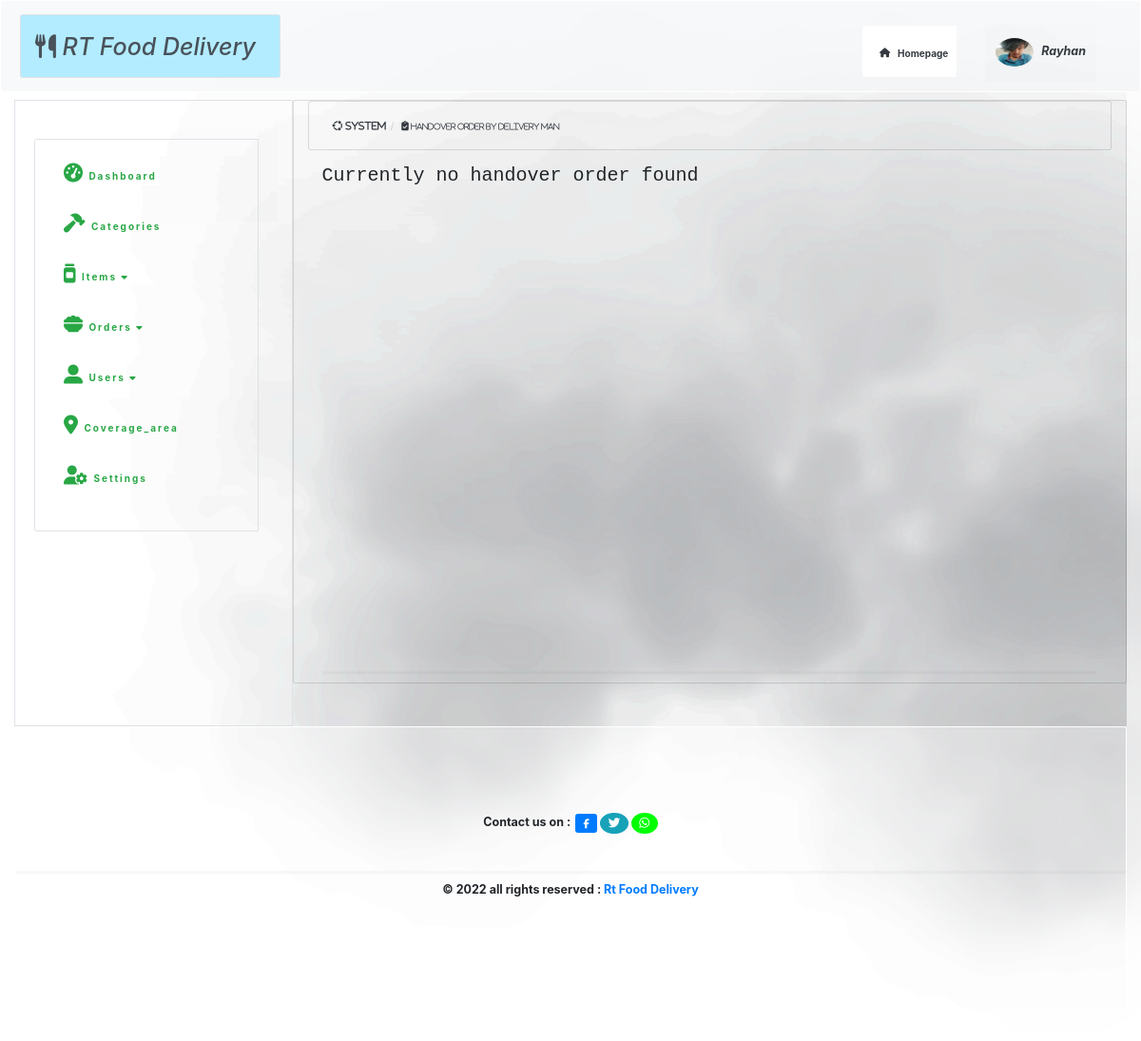
/admin/hanover_order_by_d_man.php (signed in), run on an earlier commit of the app's database.
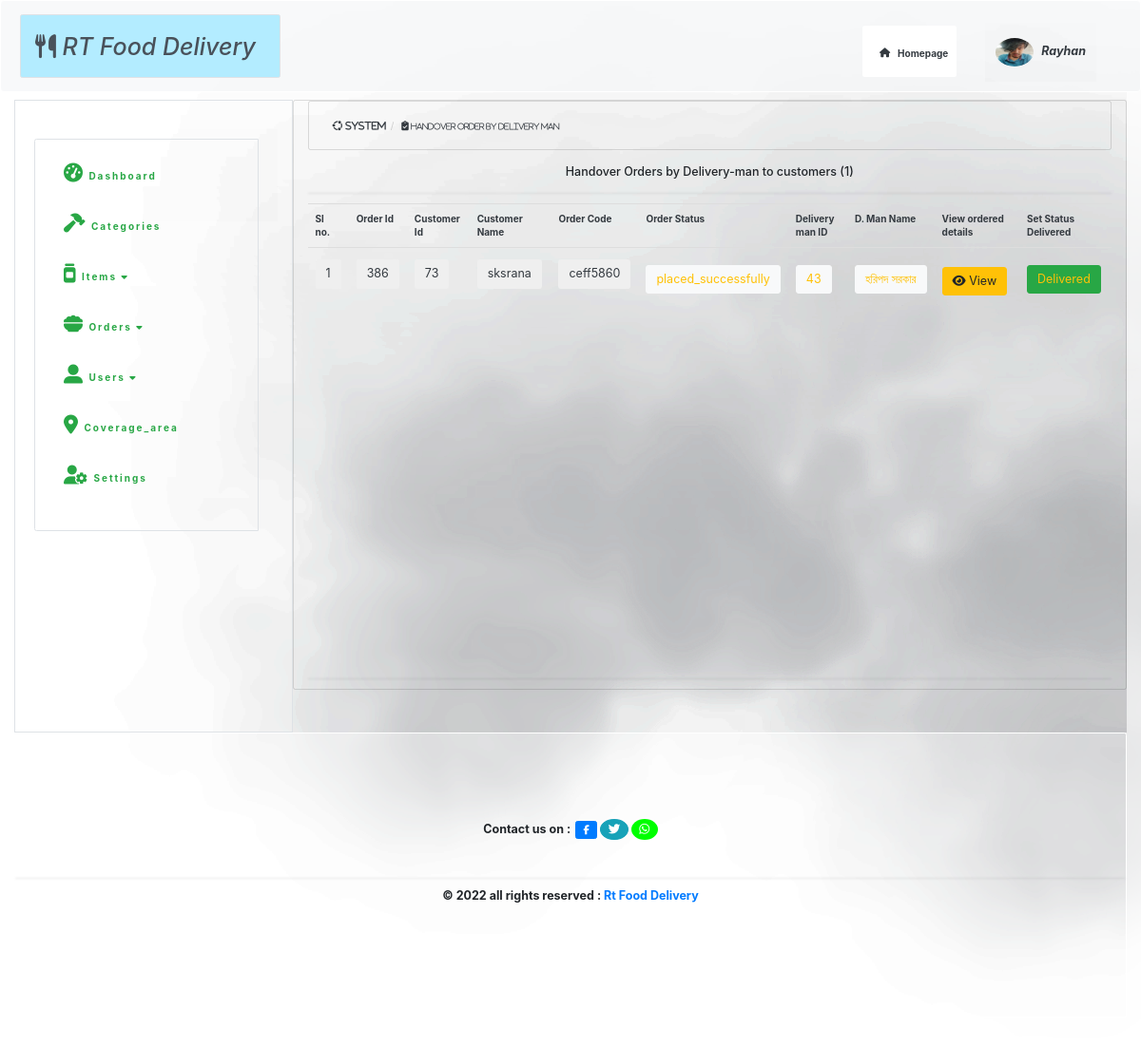
And on a later commit of the database.
### tables this page shows
CREATE TABLE `confirm_order` (
  `confirm_order_id` int(255) NOT NULL,
  `user_id` int(255) NOT NULL,
  `order_code` varchar(255) NOT NULL,
  `total_money` int(200) NOT NULL,
  `order_status` varchar(20) NOT NULL,
  `delivery_man_id` varchar(13) NOT NULL,
  `order_processed_by` int(255) NOT NULL,
  `order_date` date DEFAULT NULL,
  `order_time` varchar(255) DEFAULT NULL,
  `delivered_time` varchar(255) NOT NULL
);

CREATE TABLE `users` (
  `user_id` int(11) NOT NULL,
  `first_name` varchar(32) NOT NULL,
  `last_name` varchar(32) NOT NULL,
  `username` varchar(32) NOT NULL,
  `mobile_number` int(11) NOT NULL,
  `email` varchar(255) NOT NULL,
  `user_image` text NOT NULL,
  `house_no` int(255) NOT NULL,
  `street` varchar(255) NOT NULL,
  `city` varchar(20) NOT NULL,
  `password` varchar(255) NOT NULL,
  `user_role` varchar(20) NOT NULL,
  `pass_proteect` varchar(255) NOT NULL DEFAULT '$2y$10$iusesomecrazystrings22',
  `token` varchar(255) NOT NULL,
  `status` varchar(20) NOT NULL
);

### include/function.php (called while the page is built, shortened)
<?php include "db.php" ;
?>
<?php
function connection($query){
    global $connect;
    return mysqli_query($connect,$query);
}
  ?>

### admin/hanover_order_by_d_man.php (the view, shortened to what the changed rows need)
<?php include "./admin_page/header.php" ;
?>
    <div id="wrapper" class="background ">
        <div id="page-wrapper" class="background">
                <?php include "./admin_page/navigation.php" ?>
                <div class="container-fluid  background">
                        <div class="row bg-transparent">
                            <div class="col-lg-12 card bg-transparent">
                                            <div class="card container-fluid bg-transparent">
                                                                                <ol class="breadcrumb pl-auto bg-transparent mt-3">
                                                                                </ol>
                                            </div>
                                                                            <br>
                                                    <?php
                                                    if(!isset($_GET['source'])){ ?>
                                                                         <?php
                                                                $rul ="SELECT * FROM confirm_order WHERE  order_status='placed_successfully'";
                                                                $iko =mysqli_query($connect,$rul) ;
                                                                $numberta=mysqli_num_rows($iko);
                                                                if($numberta > 0){?>
                                                                                <h5 class="text-center">Handover Orders by Delivery-man  to customers (<?php echo $numberta; ?>) </h5>
                                                                    <table class="table table-hover border-bottom-3 table-borderless container-fluid bg-transparent">
                                                                        <tr class="text-dark">
                                                                        <th>Sl no.</th>
                                                                        <th>Order Id</th>
                                                                        <th>Customer Id</th>
                                                                        <th>Customer Name</th>
                                                                        <th>Order Code</th>
                                                                        <th>Order Status</th>
                                                                        <th>Delivery man ID</th>
                                                                        <th>D. Man Name</th>
                                                                        <th>View  ordered details</th>
                                                                        <th class="">Set Status Delivered</th>
                                                                        </tr>
                                                                        <tbody>
                                                                    <?php   $count =1;
                                                                            while($okkty=mysqli_fetch_assoc($iko)){
                                                                            $cconfirm_order_id =  $okkty['confirm_order_id'];
                                                                            $oorder_code =  $okkty['order_code'];
                                                                            $ddelivery_man_id =  $okkty['delivery_man_id'];
                                                                            $oorder_status =  $okkty['order_status'];
                                                                            $uuserr_id =  $okkty['user_id'];
                                                                            $lll="SELECT * FROM users WHERE user_id='$uuserr_id'";
                                                                            $kkk=connection($lll);
                                                                            while($jjj=mysqli_fetch_assoc($kkk)){
                                                                                $usernamee =$jjj['username'];
                                                                            }
                                                                        echo "<tr>" ;
                                                                        echo "<td class='mt-3 pt-3 font-weight-bolder text-dark' style='font-size: 23px'><button class='btn btn-lg'>{$count}</button></td>";
                                                                        echo "<td class='mt-3 pt-3 font-weight-bolder text-dark' style='font-size: 23px'><button class='btn btn-lg'>{$cconfirm_order_id}</button></td>";
                                                                        echo "<td class='mt-3 pt-3 font-weight-bolder text-dark' style='font-size: 23px'><button class='btn btn-lg'>{$uuserr_id}</button></td>";
                                                                        echo "<td class='mt-3 pt-3 font-weight-bolder text-dark' style='font-size: 23px'><button class='btn btn-lg'>$usernamee</button></td>";
                                                                        echo "<td class='mt-3 pt-3 font-weight-bolder text-dark' style='font-size: 23px'><button class='btn btn-lg'>{$oorder_code}</button></td>";
                                                                        echo "<td class='text-left'><a class='mt-3 btn text-warning btn-lg btn-light pt-2' href=''>{$oorder_status}</a></td>";
                                                                        echo "<td class='text-left'><a class='mt-3 btn text-warning btn-lg btn-light pt-2' href=''>{$ddelivery_man_id }</a></td>";
                                                                        $dd="SELECT * FROM users WHERE user_id='$ddelivery_man_id'";
                                                                            $okkk=connection($dd);
                                                                            while($hmm=mysqli_fetch_assoc($okkk)){
                                                                                $d_man_name =$hmm['username'];
                                                                            }
                                                                            echo "<td class='text-left'><a class='mt-3 btn text-warning btn-lg btn-light pt-2' href=''>{$d_man_name }</a></td>";
                                                                        echo "<td class=' mt-5 pt-3'><a class='mt-3 btn btn-warning btn-lg' href='./hanover_order_by_d_man.php?source=view_details&order_code={$oorder_code}'><i class='fa-solid fa-eye'> </i> View</a></td>";
                                                                        echo "<td class='text-left'><a class='mt-3 btn text-warning btn-success btn-lg pt-2' href='./hanover_order_by_d_man.php?order_code={$oorder_code}' >Delivered</a></td>";
                                                                             ?>
                                                                        </tr>
                                                                                <?php  $count++ ;    } ?>
                                                                        </tbody>
                                                                        <hr>
                                                                            </table>
                                                                            <br>
                                                                            <br>
                                                                            <br>
                                                                            <br>
                                                                            <br>
                                                                            <br>
                                                                            <br>
                                                                            <br>
                                                                            <br>
                                                                            <br>
                                                                            <br>
                                                                            <br>
                                                                            <br>
                                                                            <br>
                                                                            <br>
                                                                            <br>
                                                                            <br>
                                                                            <br>
                                                                            <br>
                                                                            <br>
                                                                            <br>
                                                                            <br>
                                                                            <br>
                                                                            <br>
                                                                            <br>
                                                                            <hr>
                                                                            <?php } else { ?>
                                                                                <div class="container-fluid bg-transparent">
                                                                                    <h2 class=" text-monospace">Currently no handover order found
                                                                                    </h2>
                                                                                    <br>
                                                                                    <br>
                                                                                    <br>
                                                                                    <br>
                                                                                    <br>
                                                                                    <br>
                                                                                    <br>
                                                                                    <br>
                                                                                    <br>
                                                                                    <br>
                                                                                    <br>
                                                                                    <br>
                                                                                    <br>
                                                                                    <br>
                                                                                    <br>
                                                                                    <br>
                                                                                    <br>
                                                                                    <br>
                                                                                    <br>
                                                                                    <br>
                                                                                    <br>
                                                                                    <br>
                                                                                    <br>
                                                                                    <br>
                                                                                    <br>
                                                                                    <br>
                                                                                    <br>
                                                                                    <br>
                                                                                    <br>
                                                                                    <br>
                                                                                    <br>
                                                                                    <br>
                                                                                    <br>
                                                                                    <hr>
                                                                                </div>
                                                                                <?php } ?>
                                    </div>
                                    <?php } ?>
                              <br>
                              <br>
                              <br>
                            </div>
                            <br>
                              <br>
                              <br>
                        </div>
                </div>
        </div>
    </div>
    <?php include "admin_page/footer.php" ?>

What changed in the data, as far as the page shows it:
added confirm_order: confirm_order_id "386", user "73", user.username "sksrana", order_code "ceff5860", order_status "placed_successfully", delivery_man "43", users.username "হরিপদ সরকার"
Also different on the page:
$numberta: (not shown) → "1"
text no longer shown: "Currently no handover order found"
text now shown: "Handover Orders by Delivery-man to customers ( ) Sl no. Order Id Customer Id Customer Name Order Code Order Status Delivery man ID D. Man Name View ordered details Set Status Delivered"
